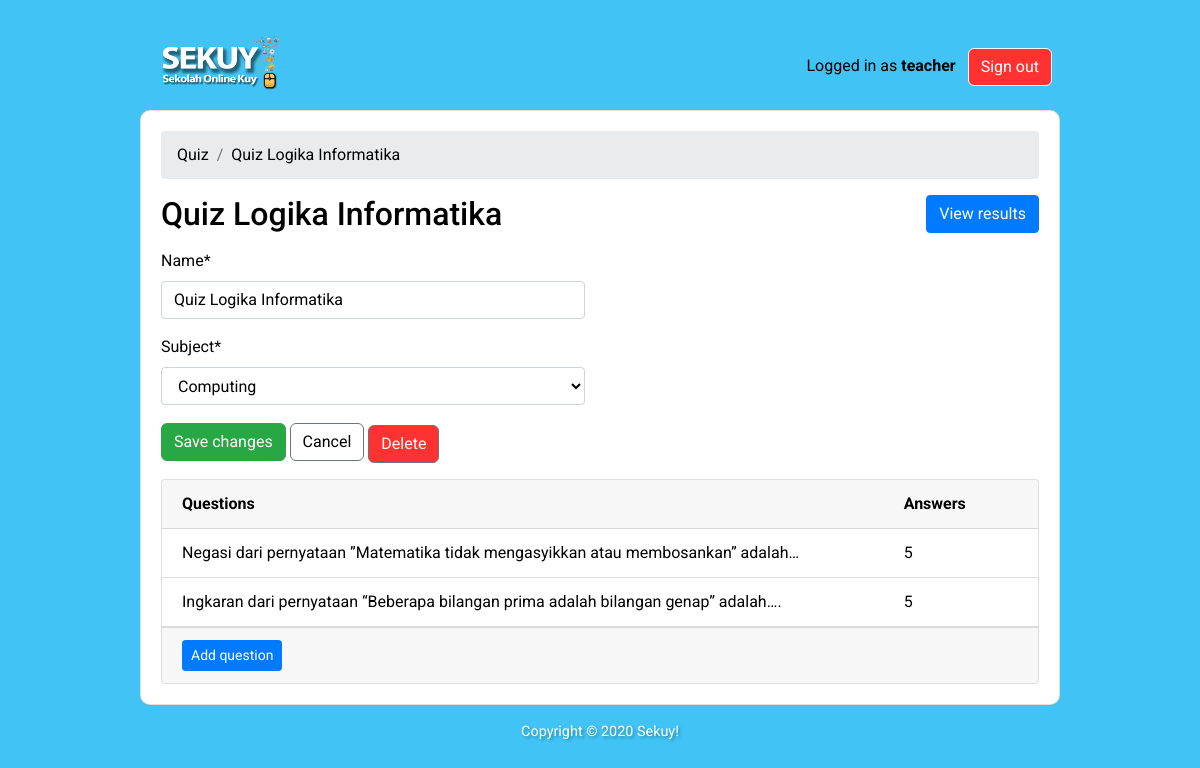
The page /teachers/quiz/1/ (signed in) on the database its author committed.
### classroom/models.py (models this page shows, shortened)
class User(AbstractUser):
    is_student = models.BooleanField(default=False)
    is_teacher = models.BooleanField(default=False)

class Quiz(models.Model):
    owner = models.ForeignKey(User, on_delete=models.CASCADE, related_name='quizzes')
    name = models.CharField(max_length=255)
    subject = models.ForeignKey(Subject, on_delete=models.CASCADE, related_name='quizzes')

class Subject(models.Model):
    name = models.CharField(max_length=30)
    color = models.CharField(max_length=7, default='#007bff')
    def __str__(self):
        return self.name

class Question(models.Model):
    quiz = models.ForeignKey(Quiz, on_delete=models.CASCADE, related_name='questions')
    text = models.CharField('Question', max_length=255)

### classroom/views/teachers.py (the view, shortened to what this page needs)
# urls.py: path('quiz/<int:pk>/', teachers.QuizUpdateView.as_view(), name='quiz_change'),
@method_decorator([login_required, teacher_required], name='dispatch')
class QuizUpdateView(UpdateView):
    model = Quiz
    fields = ('name', 'subject', )
    context_object_name = 'quiz'
    template_name = 'classroom/teachers/quiz_change_form.html'
    def get_context_data(self, **kwargs):
        kwargs['questions'] = self.get_object().questions.annotate(answers_count=Count('answers'))
        return super().get_context_data(**kwargs)
    def get_queryset(self):
        return self.request.user.quizzes.all()

### classroom/templates/classroom/teachers/quiz_change_form.html (shortened to what this page needs)
{% extends 'base.html' %}
{% load crispy_forms_tags %}
{% block content %}
  <nav aria-label="breadcrumb">
    <ol class="breadcrumb">
      <li class="breadcrumb-item"><a href="{% url 'teachers:quiz_change_list' %}">Quiz</a></li>
      <li class="breadcrumb-item active" aria-current="page">{{ quiz.name }}</li>
    </ol>
  </nav>
  <h2 class="mb-3">
    {{ quiz.name }}
    <a style="color: white !important;" href="{% url 'teachers:quiz_results' quiz.pk %}" class="btn btn-primary float-right">View results</a>
  </h2>
  <div class="row mb-3">
    <div class="col-md-6 col-sm-8 col-12">
      <form method="post" novalidate>
        {{ form|crispy }}
        <div style="display: inline-block;">
          <button style="color:white !important; border-radius: 6px;" type="submit" class="btn btn-success">Save changes</button>
          <a style="border-radius: 6px;" href="{% url 'teachers:quiz_change_list' %}" class="btn btn-outline-secondary" role="button">Cancel</a>
          <a style="margin-top: .5vh; color: white !important; background: #FF3232 !important; border-radius: 6px;" href="{% url 'teachers:quiz_delete' quiz.pk %}" class="btn btn-outline-secondary">Delete</a>
        </div>
      </form>
    </div>
  </div>
  <div class="card">
    <div class="card-header">
      <div class="row">
        <div class="col-10">
          <strong>Questions</strong>
        </div>
        <div class="col-2">
          <strong>Answers</strong>
        </div>
      </div>
    </div>
    <div class="list-group list-group-flush list-group-formset">
      {% for question in questions %}
        <div class="list-group-item">
          <div class="row">
            <div class="col-10">
              <a href="{% url 'teachers:question_change' quiz.pk question.pk %}">{{ question.text }}</a>
            </div>
            <div class="col-2">
              {{ question.answers_count }}
            </div>
          </div>
        </div>
      {% empty %}
        <div class="list-group-item text-center">
          <p class="text-muted font-italic mb-0">There is no questions yet. Go ahead and add the first question</a>.</p>
        </div>
      {% endfor %}
    </div>
    <div class="card-footer">
      <a style="color: white !important" href="{% url 'teachers:question_add' quiz.pk %}" class="btn btn-primary btn-sm">Add question</a>
    </div>
  </div>
{% endblock %}

### templates/base.html (shortened to what this page needs)
{% load static %}
<!doctype html>
<html lang="en">
  <head>
    <link rel="stylesheet" href="https://maxcdn.bootstrapcdn.com/bootstrap/4.0.0/css/bootstrap.min.css">
    <link rel="stylesheet" type="text/css" href="{% static 'vendor/fontello-2f186091/css/fontello.css' %}">
    <link rel="stylesheet" type="text/css" href="{% static 'css/app.css' %}">
    {% if user.is_authenticated and user.is_teacher %}
      <link rel="stylesheet" type="text/css" href="{% static 'css/teachers.css' %}">
    {% else %}
      <link rel="stylesheet" type="text/css" href="{% static 'css/students.css' %}">
    {% endif %}
  </head>
  <body>
    <div class="container my-4">
      <div class="row justify-content-center">
        <div class="col-md-10 col-sm-12">
          <div class="row">
            <div class="col-6">
              <h1 class="logo">
                <a href="{% url 'home' %}"><img style="width: 20vh;" src="{% static 'img/logo-sekuy.png' %}" alt="logo"></img></a>
              </h1>
            </div>
            <div class="col-6 text-right">
              {% if user.is_authenticated %}
                <p class="pt-3">Logged in as <strong>{{ user.username }}</strong>
                <a style="align-self: center; background: #FF3232 !important; color: white !important; margin: 1vh; border-radius: 6px;" href="{% url 'logout' %}" class="btn btn-light" role="button">Sign out</a></p>
              {% else %}
                <a style="margin: 3vh 1vh 0vh 1vh; border-radius: 6px;" href="{% url 'login' %}" class="btn btn-light" role="button">Sign in</a>
                <a style="margin: 3vh 1vh 0vh 1vh; border-radius: 6px; color: white !important" href="{% url 'signup' %}" class="btn btn-primary" role="button">Sign up</a>
              {% endif %}
            </div>
          </div>
          <div style="border-radius: 10px;" class="card mb-3">
            <div class="card-body">
              {% block content %}
              {% endblock %}
            </div>
          </div>
          <footer>
            <p style='text-align: center; color: white !important; text-shadow: 2px 2px 3px rgba(0, 0, 0, 0.30);'>Copyright © 2020 Sekuy!</p>
          </footer>
        </div>
      </div>
    </div>
  </body>
</html>

### static/css/app.css (style rules this page uses)
html * { color: #000000 !important; font-family: 'Roboto', sans-serif; }
footer { font-size: .9rem; }

### static/css/teachers.css (style rules this page uses)
body { background-color: #41C3F5; }

### rows shown on the page
User: username "teacher"
Quiz: name "Quiz Logika Informatika", subject "Computing"
Question: text "Negasi dari pernyataan ”Matematika tidak mengasyikkan atau membosankan” adalah…", answers_count "5"
Question: text "Ingkaran dari pernyataan “Beberapa bilangan prima adalah bilangan genap” adalah….", answers_count "5"
